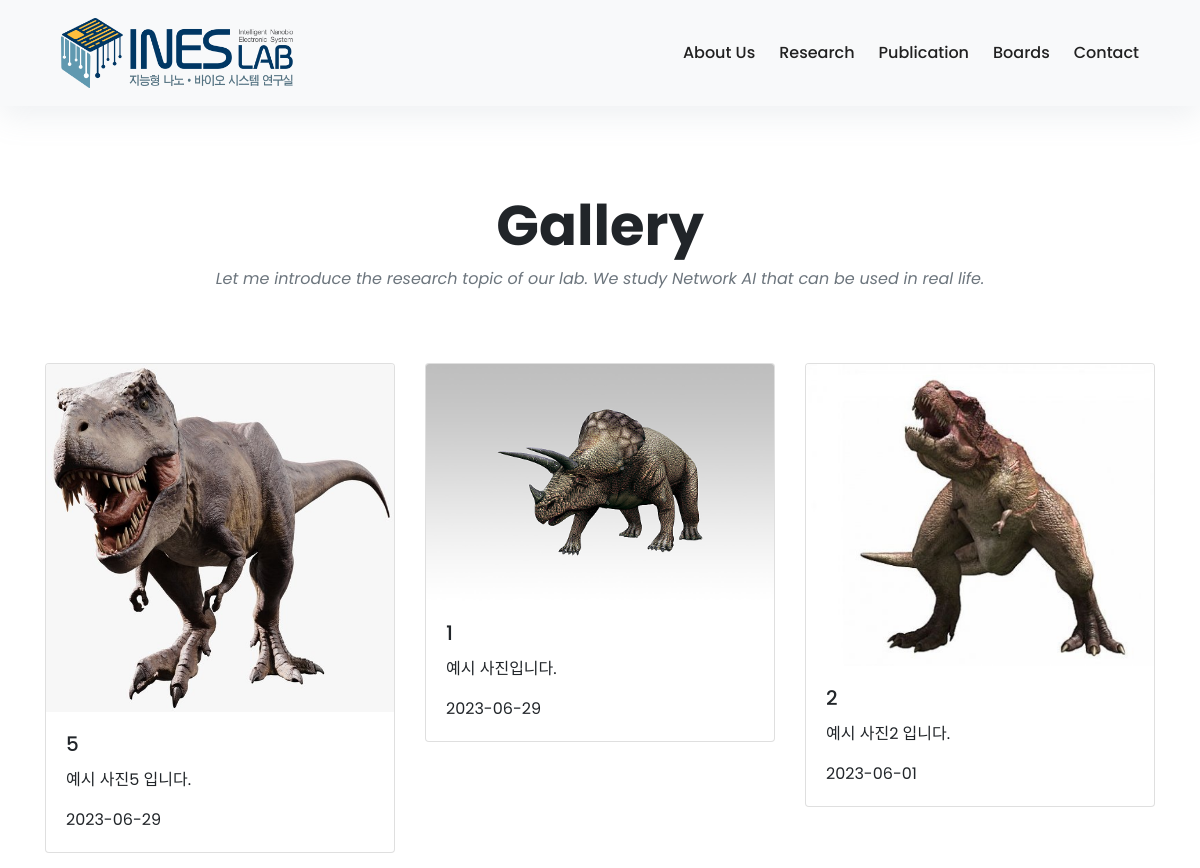
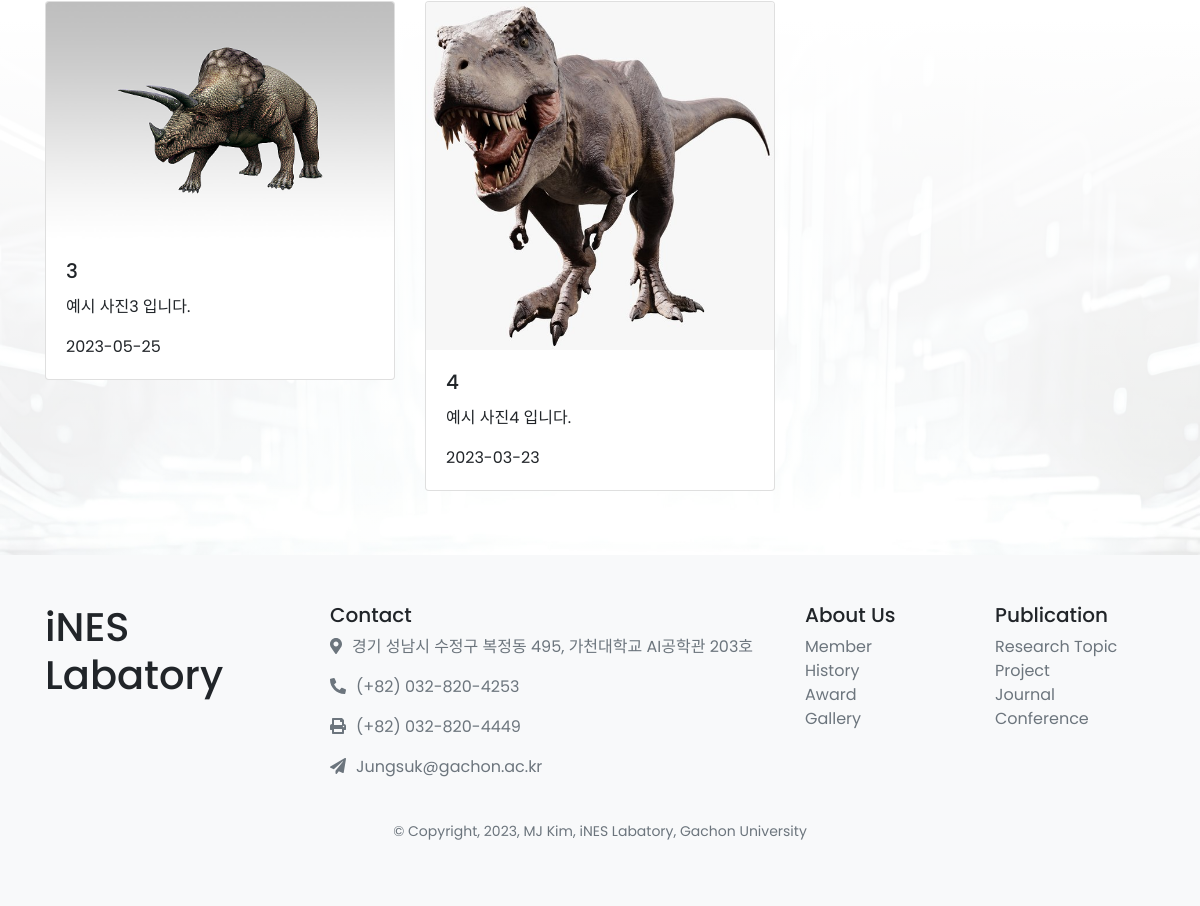
Page /gallery/ on the committed database (2 pictures, top to bottom).
### gallery/models.py (models this page shows, shortened)
class Gallery(models.Model):
    photo_title = models.CharField(max_length=20)
    photo_dates = models.DateTimeField(blank = True, null = True)
    photo_context = models.CharField(max_length=100)
    photo_path = models.CharField(max_length=100, default="/static/brain.png")

### gallery/views.py (the view)
# urls.py: path('', views.index, name='index'),
def index(request):
    photos = Gallery.objects.all().order_by('-photo_dates')
    template = loader.get_template('../templates/labweb/gallery.html')
    context = {
            'Gallery': photos
        }
    return HttpResponse(template.render(context, request))

### templates/labweb/gallery.html (shortened to what this page needs)
{% extends 'labweb/base.html' %}
{% block content %}
  <div class="container py-5">
    <header class="text-center">
    <br><br><br><br><br><br>
    <h1 class="display-4 font-weight-bold">Gallery</h1>
    <p class="font-italic text-muted mb-0">Let me introduce the research topic of our lab. We study Network AI that can be used in real life.</p>
    <br><br><br>
  </header>
    <div class="row row-cols-1 row-cols-md-3">
      {% if Gallery %}
        {% for photo in Gallery %}
          <div class="col mb-3">
            <div class="card">
              <img src="{{photo.photo_path}}" class="card-img-top" style="min-width: 100%; width: auto; height: auto;" alt="...">
              <div class="card-body">
                <h5 class="card-title">{{photo.photo_title}}</h5>
                <p class="card-text">{{photo.photo_context}} </p>
                <p class="card-text">{{photo.photo_dates|date:"Y-m-d"}} </p>
              </div>
            </div>
          </div>
        {% endfor %}
      {% endif %}
    </div>
  </div>
{% endblock %}

### static/css/navbar.css (style rules this page uses)
body { font-family: 'Poppins', sans-serif !important; font-size: 16px; line-height: 24px; font-weight: 400; color: #212112; background-image: linear-gradient( to top, rgba(255,255,255,0) 10%, rgba(255,255,255,0.25) 25%, rgba(255,255,255,0.5) 50%, rgba(255,255,255,0.75) 75%, rgba(255,255,255,1) 100% ), url('/static/images/home2.jpeg'); background-position: center bottom ; background-repeat: no-repeat; background-size: 100% 50%; background-color: #fff; overflow-x: hidden; }

### templates/labweb/base.html (style rules this page uses)
body { font-family: "Big Caslon Medium", sans-serif; }

### rows in the picture
Gallery: photo_path (picture), photo_title "5", photo_context "예시 사진5 입니다.", photo_dates "2023-06-29"
Gallery: photo_path (picture), photo_title "1", photo_context "예시 사진입니다.", photo_dates "2023-06-29"
Gallery: photo_path (picture), photo_title "2", photo_context "예시 사진2 입니다.", photo_dates "2023-06-01"
Gallery: photo_path (picture), photo_title "3", photo_context "예시 사진3 입니다.", photo_dates "2023-05-25"
Gallery: photo_path (picture), photo_title "4", photo_context "예시 사진4 입니다.", photo_dates "2023-03-23"
